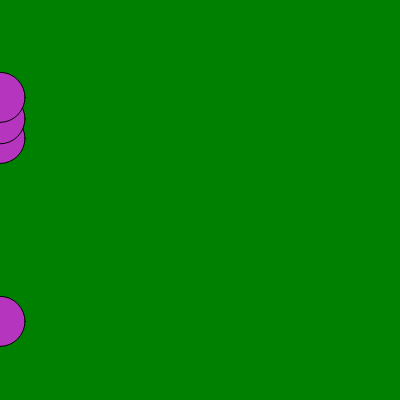
Frame 1 (no input)
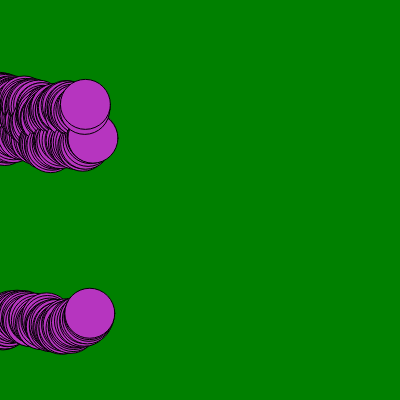
Frame 60 (no input)
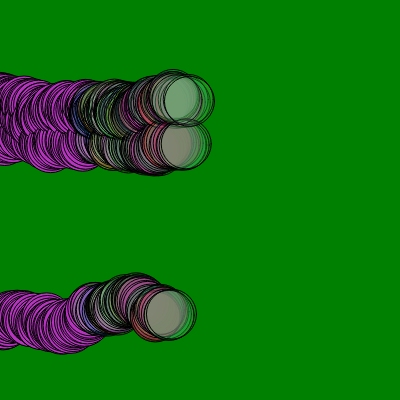
Frame 120 (the mouse pressed at the canvas centre since frame 60)

The p5.js sketch that drew these frames (run headless with seeded random() and noise() and a simulated clock; from frame 60 on, the mouse is pressed at the canvas centre):

// p5.js sketch
// ── sketch.js
let cor;
let circuloX; //horizontal
let circuloY; //vertical

function setup() {
  createCanvas(400, 400);
  background( "green");
  cor = color(random(255), random(255), random(255));
  circuloX = [0, 0, 0, 0];
  circuloY = [random(height), random(height), random(height), random(height)];
}

function draw() {
  fill(cor);
  for (let contador in circuloX) {
    circle(circuloX[contador], circuloY[contador], 50);
    circuloX[contador] += random(0, 3);
    circuloY[contador] += random(-3, 3);
    
    if (circuloX[contador] >= width) {
      circuloX[contador] = 0;
      circuloY[contador] = random(height);
      }
    
    if (mouseIsPressed) {
      cor = color(random(0, 255), random(0, 255), random(0, 255), random(0, 100));
    }
  }
}
